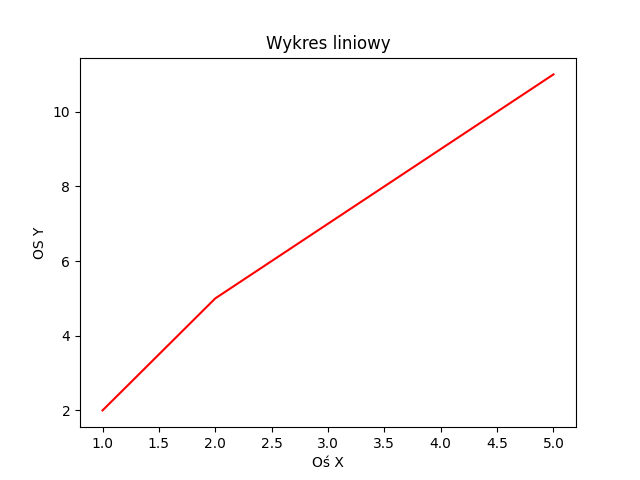

Reproduce this figure in Python.
import matplotlib.pyplot as plt

# wykresy

x = [1, 2, 3, 4, 5]
y = [2, 5, 7, 9, 11]

plt.plot(x, y, color="red")
plt.title("Wykres liniowy")
plt.xlabel("Oś X")
plt.ylabel("OS Y")
plt.savefig("wykres.png")
plt.show()
